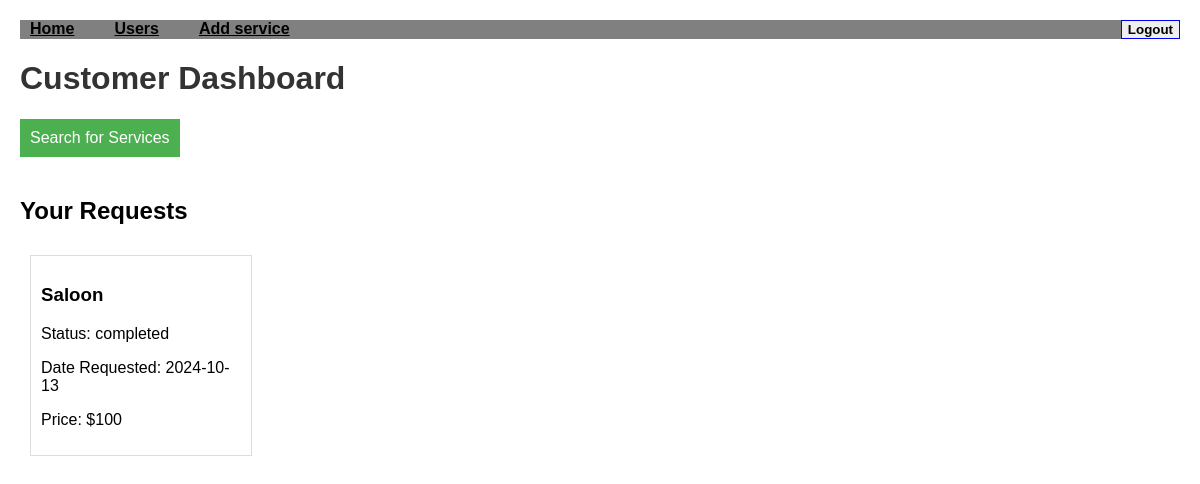
Before: /customer/dashboard (signed in) with the older database file.
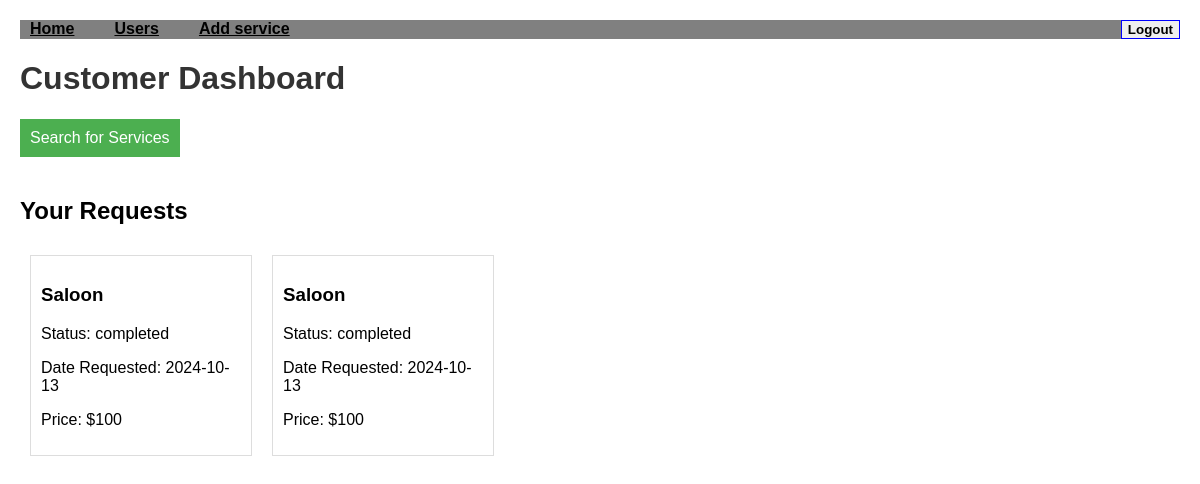
After: the same page with the newer database file.
### application/database.py (models this page shows)
class Requests(db.Model):
    request_id = db.Column(db.Integer, primary_key=True)
    cust_id = db.Column(db.Integer, db.ForeignKey('customers.cust_id'), nullable=False)
    service_id = db.Column(db.Integer, db.ForeignKey('services.service_id'), nullable=False)
    requested_time= db.Column(db.DateTime, default=datetime.datetime.now)
    proff_id = db.Column(db.Integer, db.ForeignKey('professional.proff_id'), default=None)
    status= db.Column(db.String(150), nullable=False)

class Services(db.Model):
    service_id = db.Column(db.Integer, primary_key=True)
    name = db.Column(db.String(150), nullable=False)
    desc = db.Column(db.String(500), nullable=False)
    min_price = db.Column(db.Integer, nullable=False)
    min_time_req = db.Column(db.String(200), nullable=False)
    requests = db.relationship('Requests', backref='services')

### app.py (the view)
@app.route('/customer/dashboard')
def customer_dashboard():
    if 'user_id' not in session or session['role'] != 'Customer':
        return redirect(url_for('login'))
    customer = Customers.query.filter_by(user_id=session['user_id']).first()
    requests = Requests.query.filter_by(cust_id=customer.cust_id).all()
    return render_template('customer_dashboard.html', requests=requests)

### templates/customer_dashboard.html (shortened to what this page needs)
<!DOCTYPE html>
<html lang="en">
<head>
</head>
<body style="font-family: Arial, sans-serif; margin: 0; padding: 20px;">
    <nav style="width: 100%; background-color:gray">
        <div style="display: flex; justify-content: space-between;">
            <ul style="list-style: none; display: flex; margin: 0; padding: 0;">
                <li style="margin-right: 20px;">
                    <a href="/admin" style=" color: #000; padding: 5px 10px; font-weight: bold;">Home</a>
                </li>
                <li style="margin-right: 20px;">
                    <a href="/admin-users" style=" color: #000; padding: 5px 10px; font-weight: bold;">Users</a>
                </li>
                <li style="margin-right: 20px;">
                    <a href="/admin-add-service" style=" color: #000; padding: 5px 10px; font-weight: bold;">Add service</a>
                </li>
            </ul>
            <form action="/logout" method="POST">
                <button type="submit" style="border:1px blue solid; cursor: pointer; font-weight: bold;">Logout</button>
            </form>
        </div>
    </nav>
    <h1 style="color: #333;">Customer Dashboard</h1>
    <a href="{{ url_for('customer_search') }}" style="display: inline-block; margin-bottom: 20px; padding: 10px; background-color: #4CAF50; color: white; text-decoration: none;">Search for Services</a>
    <h2>Your Requests</h2>
    <div style="display: flex; flex-wrap: wrap;">
        {% for request in requests %}
        <div style="border: 1px solid #ddd; padding: 10px; margin: 10px; width: 200px;">
            <h3>{{ request.services.name }}</h3>
            <p>Status: {{ request.status }}</p>
            <p>Date Requested: {{ request.requested_time.strftime('%Y-%m-%d') }}</p>
            <p>Price: ${{ request.services.min_price }}</p>
        </div>
        {% endfor %}
    </div>
</body>
</html>

Changed rows visible on the page:
added Requests: services.name "Saloon", status "completed", requested_time "2024-10-13", services.min_price "100"
